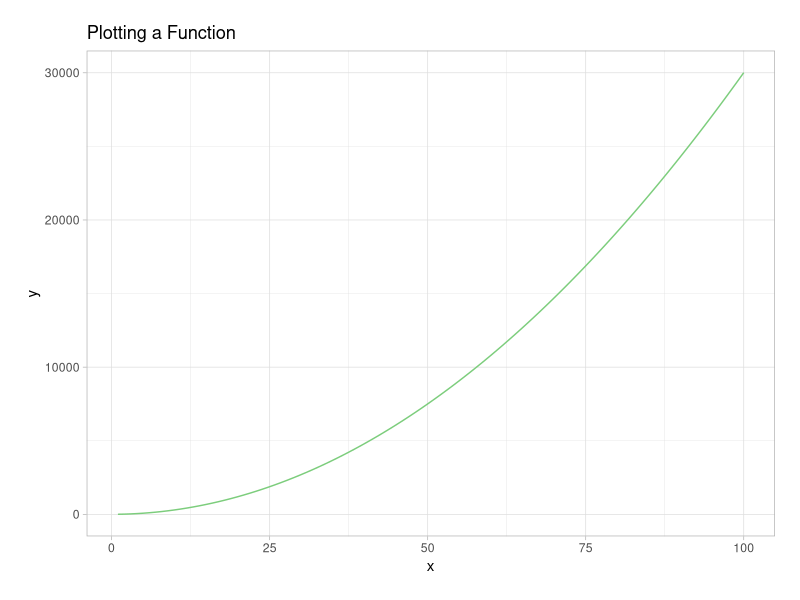
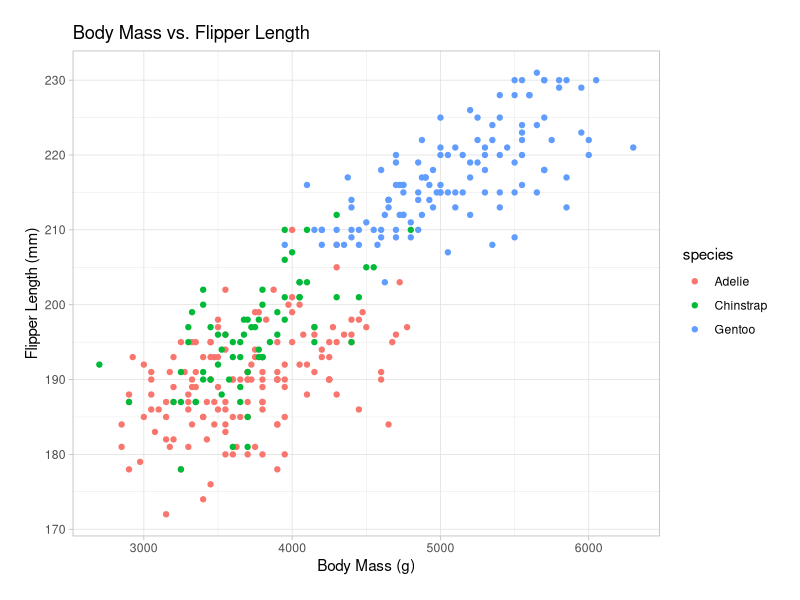

Recreate these plots in R, in order.
## ---- chunk 1
library(tidyverse)
library(palmerpenguins)
## ---- chunk 2
# create a function

fx <- function(x) {3 * x^2 + 4}

# plot the function

ggplot(data.frame(x = c(1, 100)), aes(x = x)) + 
  geom_function(fun = fx, color = "palegreen3") +
  theme_light() +
  labs(title = "Plotting a Function") +
  theme(plot.margin = unit(c(0.25, 0.25, 0.25, 0.25),
                                "inches"))
## ---- chunk 3
# use expression so we can take the derivative

fxyz <- expression(2 * x * y + 3 * x^2 * z^3)

# take partial derivative in respect to y

dfdy <- D(fxyz, 'y') 
## ---- chunk 4
ggplot(data = penguins, aes(x = body_mass_g, y = flipper_length_mm, color = species)) + 
  geom_point() +
  labs(title = "Body Mass vs. Flipper Length", x = "Body Mass (g)", y = "Flipper Length (mm)") + 
  theme_light() + 
  theme(plot.margin = unit(c(0.25, 0.25, 0.25, 0.25),
                                "inches"))
